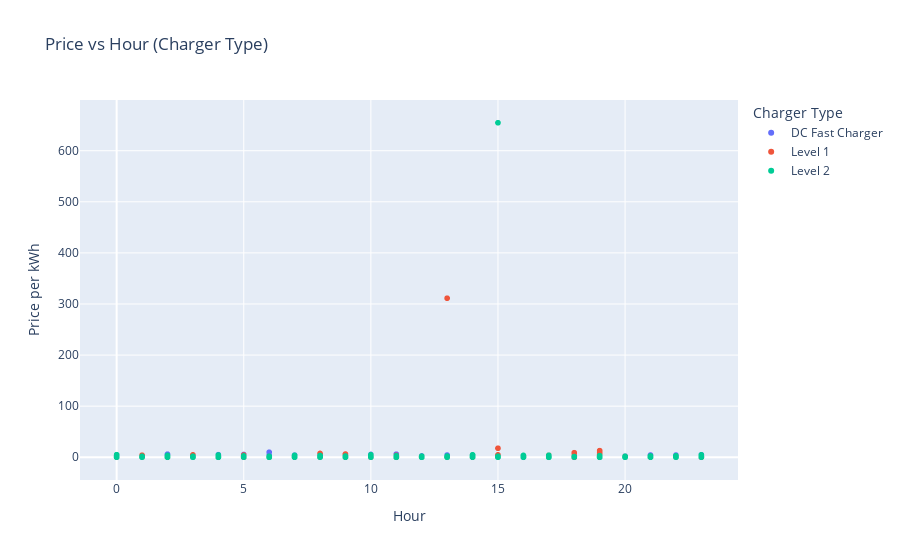

Notebook source saved alongside this figure:
### Markdown cell above
## 5. Scatter — Price vs Hour (Charger Type)

### Code cell
px.scatter(df,x='Hour',y='Price per kWh',color='Charger Type',
                 title='Price vs Hour (Charger Type)').show()

### Figure 1 — Plotly figure (JSON) as saved in the notebook; plotly's stock layout.template omitted (floating-point values rounded to 4 significant figures; data arrays with more than 128 entries replaced by an {"elided": "..."} marker saying what was removed)
{"data": [{"hovertemplate": "Charger Type=DC Fast Charger<br>Hour=%{x}<br>Price per kWh=%{y}<extra></extra>", "legendgroup": "DC Fast Charger", "marker": {"color": "#636efa", "symbol": "circle"}, "mode": "markers", "name": "DC Fast Charger", "showlegend": true, "type": "scattergl", "x": {"elided": "407 int values"}, "xaxis": "x", "y": {"elided": "407 float values"}, "yaxis": "y"}, {"hovertemplate": "Charger Type=Level 1<br>Hour=%{x}<br>Price per kWh=%{y}<extra></extra>", "legendgroup": "Level 1", "marker": {"color": "#EF553B", "symbol": "circle"}, "mode": "markers", "name": "Level 1", "showlegend": true, "type": "scattergl", "x": {"elided": "437 int values"}, "xaxis": "x", "y": {"elided": "437 float values"}, "yaxis": "y"}, {"hovertemplate": "Charger Type=Level 2<br>Hour=%{x}<br>Price per kWh=%{y}<extra></extra>", "legendgroup": "Level 2", "marker": {"color": "#00cc96", "symbol": "circle"}, "mode": "markers", "name": "Level 2", "showlegend": true, "type": "scattergl", "x": {"elided": "410 int values"}, "xaxis": "x", "y": {"elided": "410 float values"}, "yaxis": "y"}], "layout": {"legend": {"title": {"text": "Charger Type"}, "tracegroupgap": 0}, "title": {"text": "Price vs Hour (Charger Type)"}, "xaxis": {"anchor": "y", "domain": [0, 1], "title": {"text": "Hour"}}, "yaxis": {"anchor": "x", "domain": [0, 1], "title": {"text": "Price per kWh"}}}}
